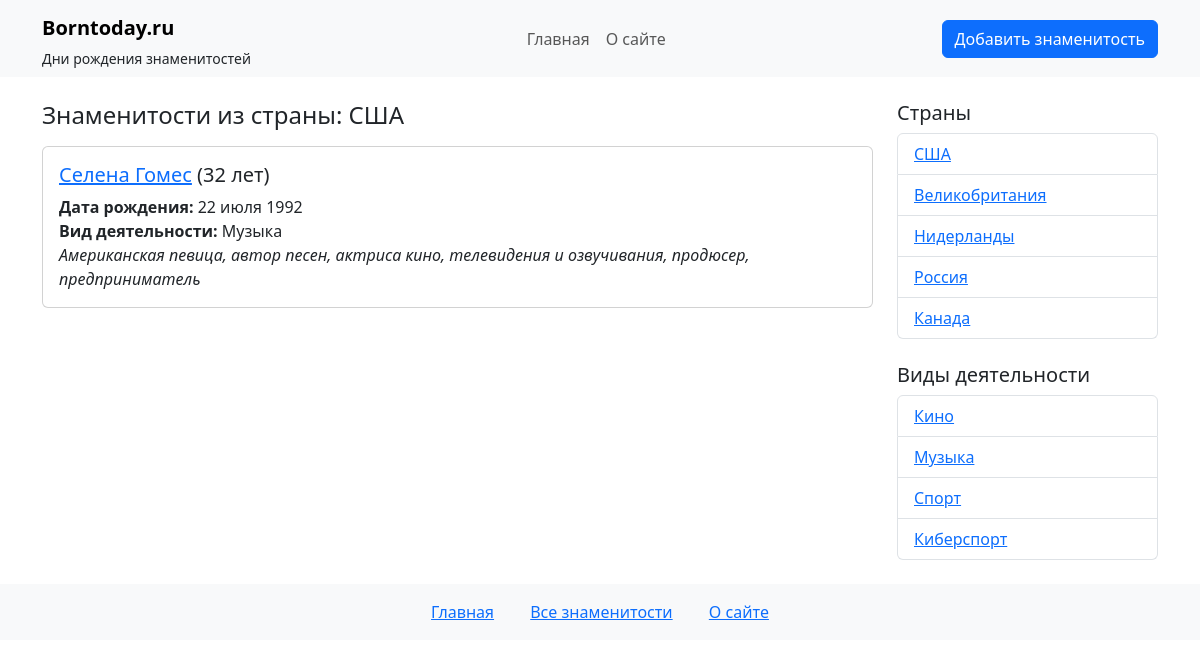
The page /country/ssha/ on the database its author committed.
### star/models.py (models this page shows, shortened)
class Country(models.Model):
   name = models.CharField(max_length=100)  # Название страны
   slug = models.SlugField(max_length=255, blank=True, unique=False, db_index=True, verbose_name="URL")
   class Meta:
       verbose_name = 'Страна'
       verbose_name_plural = 'Страны'

class Star(models.Model):
    name = models.CharField(max_length=100, verbose_name="Имя")
    slug = models.SlugField(max_length=255, unique=True, db_index=True, verbose_name="URL")
    country = models.ForeignKey(Country, on_delete=models.CASCADE, related_name='stars', verbose_name="Страна")
    categories = models.ManyToManyField(Category, related_name='stars', verbose_name="Категории")
    birth_date = models.DateField(verbose_name="Дата рождения")
    content = models.TextField(verbose_name="Описание")
    photo = models.ImageField(upload_to='photos/%Y/%m/%d/', blank=True, null=True, verbose_name="Фотография")
    is_published = models.BooleanField(default=True, verbose_name="Опубликовано")
    time_create = models.DateTimeField(auto_now_add=True, verbose_name="Время создания")
    time_update = models.DateTimeField(auto_now=True, verbose_name="Время изменения")
    def get_age(self):
        today = date.today()
        age = today.year - self.birth_date.year
        if (today.month, today.day) < (self.birth_date.month, self.birth_date.day):
            age -= 1
        return age
    class Meta:
        verbose_name = 'Знаменитость'
        verbose_name_plural = 'Знаменитости'
        ordering = ['-time_create']  # Сортировка по убыванию времени создания
        indexes = [
            models.Index(fields=['-time_create']),  # Индекс для повышения производительности
        ]

class Category(models.Model):
    title = models.CharField(max_length=100)  # Название категории
    slug = models.SlugField(max_length=255, blank=True, db_index=True, verbose_name="URL")
    class Meta:
        verbose_name = 'Категория'
        verbose_name_plural = 'Категории'

### star/views.py (the view)
# urls.py: path('country/<slug:slug>/', views.stars_by_country, name='stars_by_country'),
def stars_by_country(request, slug):
    country = get_object_or_404(Country, slug=slug)
    filtered_stars = Star.objects.filter(country=country, is_published=True)
    countries = Country.objects.all()
    categories = Category.objects.all()
    context = {
        'stars': filtered_stars,
        'country_name': country.name,
        'star_countries': countries,
        'star_categories': categories,
        'title_template': 'Знаменитости из страны'
    }
    return render(request, 'star/country.html', context)

### star/templates/star/country.html (shortened to what this page needs)
{% extends 'star/base.html' %}
{% block content %}
<h4 class="mb-3">{{ title_template }}: {{ country_name }}</h4>
{% if stars %}
 {% for star in stars %}
   <div class="card mb-3">
     <div class="card-body">
       <h5 class="card-title">
         <a href="{% url 'star_detail' star.slug %}">{{ star.name }}</a> ({{ star.get_age }} лет)
       </h5>
       <p class="card-text">
         <strong>Дата рождения:</strong> {{ star.birth_date|date:"d E Y" }}<br>
         <strong>Вид деятельности:</strong>
         {% for category in star.categories.all %}
           {{ category.title }}{% if not forloop.last %}, {% endif %}
         {% endfor %}<br>
         <em>{{ star.content }}</em>
       </p>
     </div>
   </div>
 {% endfor %}
{% else %}
 <p>Нет знаменитостей в этой стране.</p>
{% endif %}
{% endblock %}

### star/templates/star/sidebar.html
<div class="col-md-3">
 <h5>Страны</h5>
 <ul class="list-group mb-4">
   {% for country in star_countries %}
   <li class="list-group-item">
     <a href="{% url 'stars_by_country' country.slug %}">{{country.name}}</a>
   </li>
   {% endfor %}
 </ul>
 <h5>Виды деятельности</h5>
 <ul class="list-group">
   {% for cat in star_categories %}
   <li class="list-group-item">
     <a href="{% url 'stars_by_category' cat.slug %}">{{ cat.title }}</a>
   </li>
   {% endfor %}
 </ul>
</div>

### rows shown on the page
Country: name "США"
Star: name "Селена Гомес", get_age "32", birth_date "22 июля 1992", content "Американская певица, автор песен, актриса кино, телевидения и озвучивания, продюсер, предприниматель"
Category: title "Музыка"
Country: name "Великобритания"
Country: name "Нидерланды"
Country: name "Россия"
Country: name "Канада"
Category: title "Кино"
Category: title "Спорт"
Category: title "Киберспорт"

### other values the page prints
{{ title_template }} "Знаменитости из страны"
